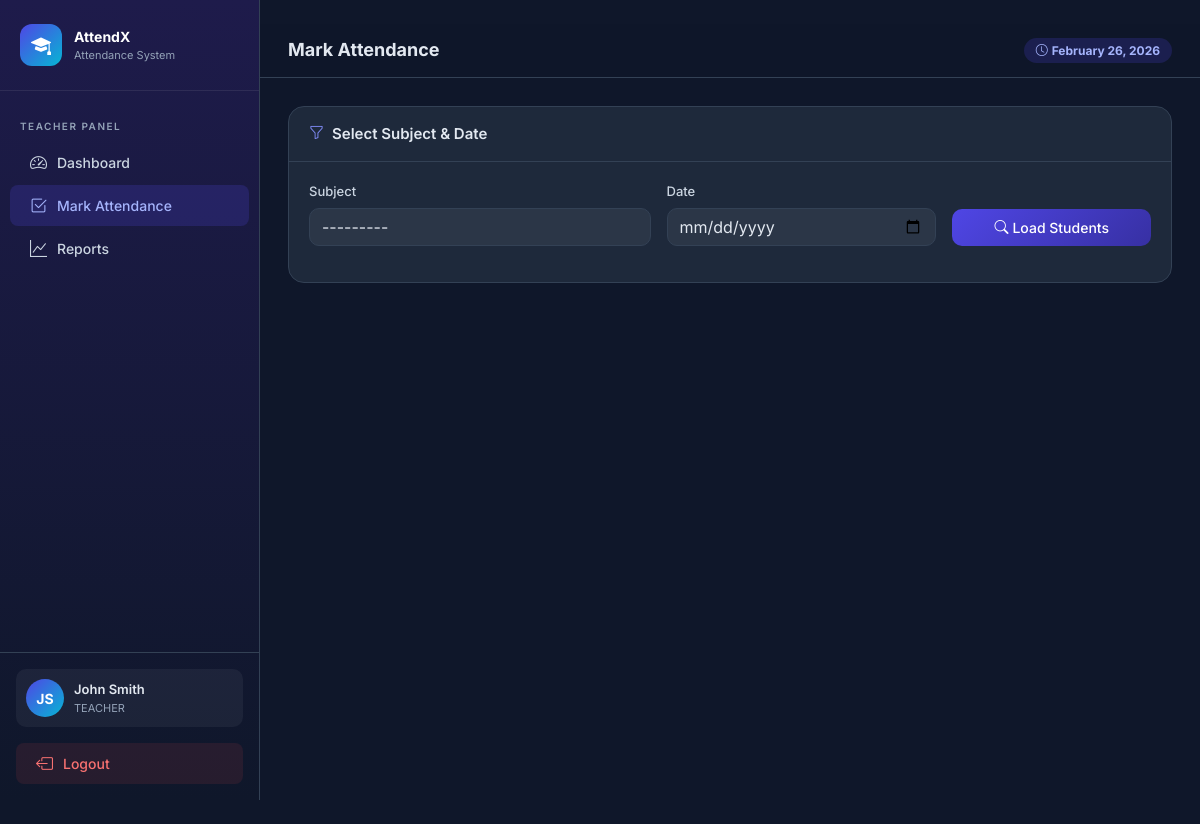
Page /teacher/mark-attendance/ (signed in) on the committed database.
### attendance/models.py (models this page shows, shortened)
class CustomUser(AbstractUser):
    ROLE_CHOICES = (
        ('ADMIN', 'Admin'),
        ('TEACHER', 'Teacher'),
        ('STUDENT', 'Student'),
    )
    role = models.CharField(max_length=10, choices=ROLE_CHOICES, default='STUDENT')
    phone = models.CharField(max_length=15, blank=True, null=True)

### attendance/views.py (the view)
    def wrapper(request, *args, **kwargs):
        if not request.user.is_authenticated or request.user.role != 'TEACHER':
            messages.error(request, 'Access denied.')
            return redirect('login')
        return view_func(request, *args, **kwargs)

### attendance/forms.py
class MarkAttendanceForm(forms.Form):
    subject = forms.ModelChoiceField(
        queryset=Subject.objects.none(),
        widget=forms.Select(attrs={'class': 'form-select'})
    )
    date = forms.DateField(
        widget=forms.DateInput(attrs={'class': 'form-control', 'type': 'date'})
    )
    def __init__(self, *args, teacher=None, **kwargs):
        super().__init__(*args, **kwargs)
        if teacher:
            self.fields['subject'].queryset = Subject.objects.filter(teacher=teacher)

### attendance/models.py (called while the page is built)
    def __str__(self):
        return f"{self.code} - {self.name}"

### attendance/views.py (called while the page is built, shortened)
def teacher_required(view_func):
    def wrapper(request, *args, **kwargs):
        if not request.user.is_authenticated or request.user.role != 'TEACHER':
            messages.error(request, 'Access denied.')
            return redirect('login')
        return view_func(request, *args, **kwargs)
    return wrapper

@login_required
@teacher_required
def mark_attendance(request):
    form = MarkAttendanceForm(teacher=request.user)
    students = []
    selected_subject = None
    selected_date = None
    already_marked = False
    return render(request, 'attendance/mark_attendance.html', {
        'form': form,
        'students': students,
        'selected_subject': selected_subject,
        'selected_date': selected_date,
        'already_marked': already_marked,
    })

### templates/attendance/mark_attendance.html (shortened to what this page needs)
﻿{% extends 'attendance/base.html' %}
{% block page_title %}Mark Attendance{% endblock %}
{% block content %}
<div class="card-custom mb-4">
    <div class="card-header"><i class="bi bi-funnel me-2" style="color:#818cf8;"></i>Select Subject & Date</div>
    <div class="card-body">
        <form method="get" class="row g-3 align-items-end">
            <div class="col-md-5">
                <label class="form-label">Subject</label>
                {{ form.subject }}
            </div>
            <div class="col-md-4">
                <label class="form-label">Date</label>
                {{ form.date }}
            </div>
            <div class="col-md-3">
                <button type="submit" class="btn btn-primary-custom w-100">
                    <i class="bi bi-search me-1"></i>Load Students
                </button>
            </div>
        </form>
    </div>
</div>
{% endblock %}

### templates/attendance/base.html (shortened to what this page needs)
<!DOCTYPE html>
<html lang="en">
<head>
  <link href="https://cdn.jsdelivr.net/npm/bootstrap@5.3.2/dist/css/bootstrap.min.css" rel="stylesheet"/>
  <link href="https://cdn.jsdelivr.net/npm/bootstrap-icons@1.11.3/font/bootstrap-icons.css" rel="stylesheet"/>
</head>
<body>
  {% if user.is_authenticated %}
  <div class="sidebar">
    <div class="sidebar-brand">
      <div class="brand-icon"><i class="bi bi-mortarboard-fill"></i></div>
      <div>
        <div class="brand-text">AttendX</div>
        <div class="brand-sub">Attendance System</div>
      </div>
    </div>
    <nav class="mt-2">
      {% if user.role == 'ADMIN' %}
        <div class="nav-section-title">Admin Panel</div>
        <a href="{% url 'admin_dashboard' %}" class="nav-link {% if request.resolver_match.url_name == 'admin_dashboard' %}active{% endif %}">
          <i class="bi bi-speedometer2"></i> Dashboard
        </a>
        <a href="{% url 'manage_students' %}" class="nav-link {% if request.resolver_match.url_name == 'manage_students' %}active{% endif %}">
          <i class="bi bi-people"></i> Students
        </a>
        <a href="{% url 'manage_teachers' %}" class="nav-link {% if request.resolver_match.url_name == 'manage_teachers' %}active{% endif %}">
          <i class="bi bi-person-workspace"></i> Teachers
        </a>
        <a href="{% url 'manage_subjects' %}" class="nav-link {% if request.resolver_match.url_name == 'manage_subjects' %}active{% endif %}">
          <i class="bi bi-book"></i> Subjects
        </a>
        <a href="{% url 'manage_departments' %}" class="nav-link {% if request.resolver_match.url_name == 'manage_departments' %}active{% endif %}">
          <i class="bi bi-building"></i> Departments
        </a>
      {% elif user.role == 'TEACHER' %}
        <div class="nav-section-title">Teacher Panel</div>
        <a href="{% url 'teacher_dashboard' %}" class="nav-link {% if request.resolver_match.url_name == 'teacher_dashboard' %}active{% endif %}">
          <i class="bi bi-speedometer2"></i> Dashboard
        </a>
        <a href="{% url 'mark_attendance' %}" class="nav-link {% if request.resolver_match.url_name == 'mark_attendance' %}active{% endif %}">
          <i class="bi bi-check2-square"></i> Mark Attendance
        </a>
        <a href="{% url 'teacher_report' %}" class="nav-link {% if request.resolver_match.url_name == 'teacher_report' %}active{% endif %}">
          <i class="bi bi-graph-up"></i> Reports
        </a>
      {% elif user.role == 'STUDENT' %}
        <div class="nav-section-title">Student Panel</div>
        <a href="{% url 'student_dashboard' %}" class="nav-link {% if request.resolver_match.url_name == 'student_dashboard' %}active{% endif %}">
          <i class="bi bi-speedometer2"></i> My Attendance
        </a>
      {% endif %}
    </nav>
    <div class="sidebar-footer">
      <div class="user-info mb-3">
        <div class="user-avatar">{{ user.first_name|first|upper }}{{ user.last_name|first|upper }}</div>
        <div>
          <div class="user-name">{{ user.get_full_name }}</div>
          <div class="user-role">{{ user.role }}</div>
        </div>
      </div>
      <a href="{% url 'logout' %}" class="nav-link" style="margin:0; background: rgba(239,68,68,0.1); color: #f87171;">
        <i class="bi bi-box-arrow-left"></i> Logout
      </a>
    </div>
  </div>
  <div class="main-content">
    <div class="topbar">
      <h4>{% block page_title %}Dashboard{% endblock %}</h4>
      <div class="topbar-actions">
        <span class="badge rounded-pill" style="background:rgba(79,70,229,0.2);color:#a5b4fc;padding:6px 12px;">
          <i class="bi bi-clock me-1"></i>{% now "F j, Y" %}
        </span>
      </div>
    </div>
    <div class="content-area">
      {% block content %}{% endblock %}
    </div>
  </div>
  {% else %}
    {% block auth_content %}{% endblock %}
  {% endif %}
</body>
</html>

### templates/attendance/base.html (style rules this page uses)
:root { --primary: #4f46e5; --primary-dark: #3730a3; --secondary: #06b6d4; --success: #10b981; --warning: #f59e0b; --danger: #ef4444; --dark: #0f172a; --card-bg: #1e293b; --sidebar-bg: #0f172a; --body-bg: #0f172a; --text-muted-custom: #94a3b8; --border: #334155; }
* { box-sizing: border-box; }
body { font-family: 'Inter', sans-serif; background: var(--body-bg); color: #e2e8f0; min-height: 100vh; }
.sidebar { width: 260px; min-height: 100vh; background: linear-gradient(180deg, #1e1b4b 0%, #0f172a 100%); border-right: 1px solid var(--border); display: flex; flex-direction: column; position: fixed; top: 0; left: 0; z-index: 1000; }
.sidebar-brand { padding: 24px 20px; border-bottom: 1px solid rgba(255,255,255,0.08); display: flex; align-items: center; gap: 12px; }
.sidebar-brand .brand-icon { width: 42px; height: 42px; background: linear-gradient(135deg, var(--primary), var(--secondary)); border-radius: 12px; display: flex; align-items: center; justify-content: center; font-size: 20px; color: white; }
.sidebar-brand .brand-text { font-size: 14px; font-weight: 700; color: #fff; }
.sidebar-brand .brand-sub { font-size: 11px; color: var(--text-muted-custom); }
.nav-section-title { padding: 20px 20px 6px; font-size: 10px; font-weight: 600; text-transform: uppercase; letter-spacing: 1.5px; color: var(--text-muted-custom); }
.sidebar .nav-link { display: flex; align-items: center; gap: 10px; padding: 10px 20px; color: #cbd5e1; font-size: 14px; font-weight: 500; border-radius: 0; transition: all 0.2s; text-decoration: none; margin: 2px 10px; border-radius: 8px; }
.sidebar .nav-link:hover, .sidebar .nav-link.active { background: rgba(79,70,229,0.2); color: #a5b4fc; }
.sidebar .nav-link i { font-size: 17px; }
.sidebar-footer { margin-top: auto; padding: 16px; border-top: 1px solid var(--border); }
.user-info { display: flex; align-items: center; gap: 10px; padding: 10px; border-radius: 10px; background: rgba(255,255,255,0.05); }
.user-avatar { width: 38px; height: 38px; border-radius: 50%; background: linear-gradient(135deg, var(--primary), var(--secondary)); display: flex; align-items: center; justify-content: center; font-weight: 700; font-size: 14px; color: #fff; flex-shrink: 0; }
.user-name { font-size: 13px; font-weight: 600; color: #e2e8f0; }
.user-role { font-size: 11px; color: var(--text-muted-custom); text-transform: capitalize; }
.main-content { margin-left: 260px; min-height: 100vh; display: flex; flex-direction: column; }
.topbar { background: rgba(15,23,42,0.9); border-bottom: 1px solid var(--border); padding: 14px 28px; display: flex; align-items: center; justify-content: space-between; backdrop-filter: blur(10px); position: sticky; top: 0; z-index: 999; }
.topbar h4 { margin: 0; font-size: 18px; font-weight: 700; }
.topbar .topbar-actions { display: flex; gap: 10px; align-items: center; }
.content-area { padding: 28px; flex: 1; }
.card-custom { background: var(--card-bg); border: 1px solid var(--border); border-radius: 16px; }
.card-custom .card-header { background: transparent; border-bottom: 1px solid var(--border); padding: 16px 20px; font-weight: 600; font-size: 15px; }
.card-custom .card-body { padding: 20px; }
.btn-primary-custom { background: linear-gradient(135deg, var(--primary), var(--primary-dark)); color: white; border: none; border-radius: 10px; padding: 8px 20px; font-size: 14px; font-weight: 500; transition: all 0.2s; }
.form-control, .form-select { background: rgba(255,255,255,0.06); border: 1px solid var(--border); color: #e2e8f0; border-radius: 10px; }
.form-control::placeholder { color: #64748b; }
.form-select option { background: #1e293b; }
.form-label { font-size: 13px; font-weight: 500; color: #cbd5e1; margin-bottom: 6px; }

### rows in the picture
CustomUser: first_name|first "J", last_name|first "S", get_full_name "John Smith", role "TEACHER"
